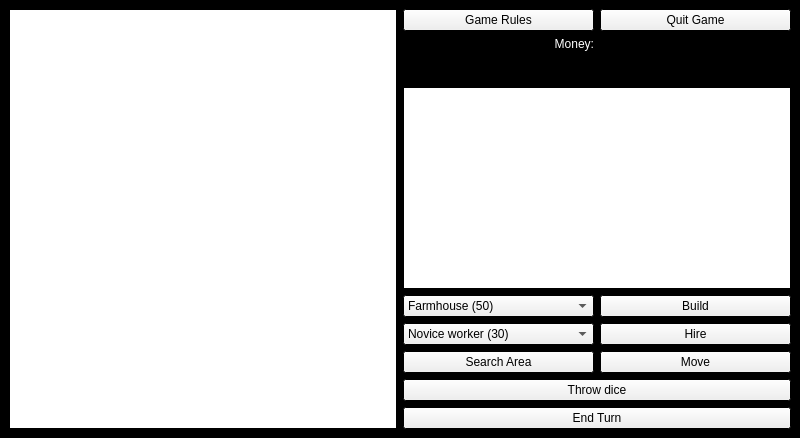
<?xml version="1.0" encoding="UTF-8"?>
<ui version="4.0">
 <class>MapWindow</class>
 <widget class="QMainWindow" name="MapWindow">
  <property name="geometry">
   <rect>
    <x>0</x>
    <y>0</y>
    <width>800</width>
    <height>438</height>
   </rect>
  </property>
  <property name="palette">
   <palette>
    <active>
     <colorrole role="Base">
      <brush brushstyle="SolidPattern">
       <color alpha="255">
        <red>255</red>
        <green>255</green>
        <blue>255</blue>
       </color>
      </brush>
     </colorrole>
     <colorrole role="Window">
      <brush brushstyle="SolidPattern">
       <color alpha="255">
        <red>0</red>
        <green>0</green>
        <blue>0</blue>
       </color>
      </brush>
     </colorrole>
    </active>
    <inactive>
     <colorrole role="Base">
      <brush brushstyle="SolidPattern">
       <color alpha="255">
        <red>255</red>
        <green>255</green>
        <blue>255</blue>
       </color>
      </brush>
     </colorrole>
     <colorrole role="Window">
      <brush brushstyle="SolidPattern">
       <color alpha="255">
        <red>0</red>
        <green>0</green>
        <blue>0</blue>
       </color>
      </brush>
     </colorrole>
    </inactive>
    <disabled>
     <colorrole role="Base">
      <brush brushstyle="SolidPattern">
       <color alpha="255">
        <red>0</red>
        <green>0</green>
        <blue>0</blue>
       </color>
      </brush>
     </colorrole>
     <colorrole role="Window">
      <brush brushstyle="SolidPattern">
       <color alpha="255">
        <red>0</red>
        <green>0</green>
        <blue>0</blue>
       </color>
      </brush>
     </colorrole>
    </disabled>
   </palette>
  </property>
  <property name="windowTitle">
   <string>MainWindow</string>
  </property>
  <widget class="QWidget" name="centralwidget">
   <layout class="QGridLayout" name="gridLayout">
    <item row="1" column="1">
     <layout class="QHBoxLayout" name="horizontalLayout_6">
      <item>
       <widget class="QLabel" name="MoneyTextLabel">
        <property name="palette">
         <palette>
          <active>
           <colorrole role="WindowText">
            <brush brushstyle="SolidPattern">
             <color alpha="255">
              <red>255</red>
              <green>255</green>
              <blue>255</blue>
             </color>
            </brush>
           </colorrole>
           <colorrole role="Text">
            <brush brushstyle="SolidPattern">
             <color alpha="255">
              <red>255</red>
              <green>255</green>
              <blue>255</blue>
             </color>
            </brush>
           </colorrole>
           <colorrole role="ButtonText">
            <brush brushstyle="SolidPattern">
             <color alpha="255">
              <red>255</red>
              <green>255</green>
              <blue>255</blue>
             </color>
            </brush>
           </colorrole>
          </active>
          <inactive>
           <colorrole role="WindowText">
            <brush brushstyle="SolidPattern">
             <color alpha="255">
              <red>255</red>
              <green>255</green>
              <blue>255</blue>
             </color>
            </brush>
           </colorrole>
           <colorrole role="Text">
            <brush brushstyle="SolidPattern">
             <color alpha="255">
              <red>255</red>
              <green>255</green>
              <blue>255</blue>
             </color>
            </brush>
           </colorrole>
           <colorrole role="ButtonText">
            <brush brushstyle="SolidPattern">
             <color alpha="255">
              <red>255</red>
              <green>255</green>
              <blue>255</blue>
             </color>
            </brush>
           </colorrole>
          </inactive>
          <disabled>
           <colorrole role="WindowText">
            <brush brushstyle="SolidPattern">
             <color alpha="255">
              <red>190</red>
              <green>190</green>
              <blue>190</blue>
             </color>
            </brush>
           </colorrole>
           <colorrole role="Text">
            <brush brushstyle="SolidPattern">
             <color alpha="255">
              <red>190</red>
              <green>190</green>
              <blue>190</blue>
             </color>
            </brush>
           </colorrole>
           <colorrole role="ButtonText">
            <brush brushstyle="SolidPattern">
             <color alpha="255">
              <red>190</red>
              <green>190</green>
              <blue>190</blue>
             </color>
            </brush>
           </colorrole>
          </disabled>
         </palette>
        </property>
        <property name="text">
         <string>Money:</string>
        </property>
        <property name="alignment">
         <set>Qt::AlignRight|Qt::AlignTrailing|Qt::AlignVCenter</set>
        </property>
       </widget>
      </item>
      <item>
       <widget class="QLabel" name="moneyAmountLabel">
        <property name="text">
         <string/>
        </property>
       </widget>
      </item>
     </layout>
    </item>
    <item row="0" column="0" rowspan="13">
     <widget class="QGraphicsView" name="gameMapView"/>
    </item>
    <item row="12" column="1">
     <layout class="QHBoxLayout" name="horizontalLayout_2">
      <item>
       <widget class="QPushButton" name="endTurnButton">
        <property name="minimumSize">
         <size>
          <width>386</width>
          <height>0</height>
         </size>
        </property>
        <property name="text">
         <string>End Turn</string>
        </property>
       </widget>
      </item>
     </layout>
    </item>
    <item row="0" column="1">
     <layout class="QHBoxLayout" name="horizontalLayout_3">
      <item>
       <widget class="QPushButton" name="rulesButton">
        <property name="text">
         <string>Game Rules</string>
        </property>
       </widget>
      </item>
      <item>
       <widget class="QPushButton" name="quitButton">
        <property name="text">
         <string>Quit Game</string>
        </property>
       </widget>
      </item>
     </layout>
    </item>
    <item row="11" column="1">
     <widget class="QPushButton" name="diceButton">
      <property name="text">
       <string>Throw dice</string>
      </property>
     </widget>
    </item>
    <item row="10" column="1">
     <layout class="QHBoxLayout" name="horizontalLayout">
      <item>
       <widget class="QPushButton" name="searchAreaButton">
        <property name="text">
         <string>Search Area</string>
        </property>
       </widget>
      </item>
      <item>
       <widget class="QPushButton" name="moveButton">
        <property name="text">
         <string>Move</string>
        </property>
       </widget>
      </item>
     </layout>
    </item>
    <item row="8" column="1">
     <layout class="QHBoxLayout" name="horizontalLayout_5">
      <item>
       <widget class="QComboBox" name="buildingsList">
        <item>
         <property name="text">
          <string>Farmhouse (50)</string>
         </property>
        </item>
        <item>
         <property name="text">
          <string>Logging Cabin (100)</string>
         </property>
        </item>
        <item>
         <property name="text">
          <string>Fishing Hut(200)</string>
         </property>
        </item>
       </widget>
      </item>
      <item>
       <widget class="QPushButton" name="buildButton">
        <property name="text">
         <string>Build</string>
        </property>
       </widget>
      </item>
     </layout>
    </item>
    <item row="7" column="1">
     <widget class="QTextBrowser" name="gameDialogueBrowser"/>
    </item>
    <item row="9" column="1">
     <layout class="QHBoxLayout" name="horizontalLayout_4">
      <item>
       <widget class="QComboBox" name="hiringList">
        <item>
         <property name="text">
          <string>Novice worker (30)</string>
         </property>
        </item>
        <item>
         <property name="text">
          <string>Apprentice worker (50)</string>
         </property>
        </item>
        <item>
         <property name="text">
          <string>Master worker (70)</string>
         </property>
        </item>
       </widget>
      </item>
      <item>
       <widget class="QPushButton" name="hireButton">
        <property name="text">
         <string>Hire</string>
        </property>
       </widget>
      </item>
     </layout>
    </item>
   </layout>
  </widget>
 </widget>
 <resources/>
 <connections/>
</ui>
